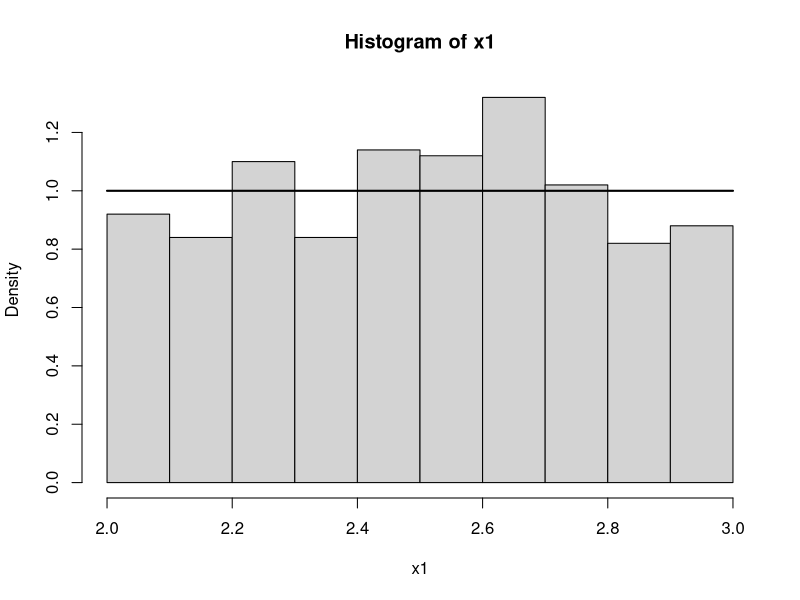
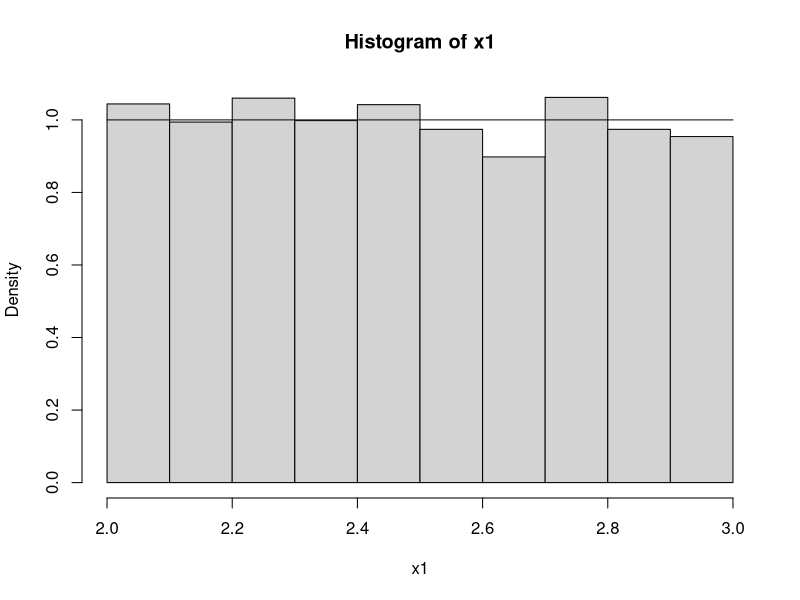

Write the R code that produced these figures, in order.
#z26

x1<-runif(500, 2, 3)
x1[1:50]
#hist(x1)
#ocenka na plurnosta po generirani danni
hist(x1, probability = T) #skala po y, suma ot licata na pravougulnicite e 1ca
curve(dunif(x, 2, 3), from = 2, to = 3, add = T)
curve(dunif(x, 2, 3), from = 2, to = 3, add = T, lwd = 2) #zadebelqne na liniqta

x1<-runif(5000, 2, 3)
hist(x1, probability = T)
curve(dunif(x, 2, 3), from = 2, to = 3, add = T)